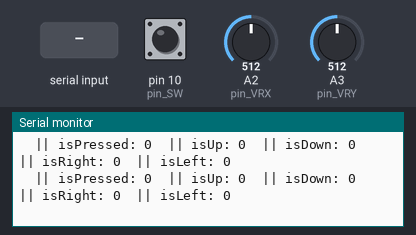
Simulated run of this sketch. Board: Arduino Uno, built with avr-gcc and run on an emulated ATmega328P. Parts: the last lines printed to the serial monitor. The test bench sets the inputs (shaded band); at power-on: A2 (pin_VRX) = 512, A3 (pin_VRY) = 512, pin 10 (pin_SW) HIGH.

Above: at 1.2 s.
1.3 s: A2 (pin_VRX) set to 290
At 1.46 s:
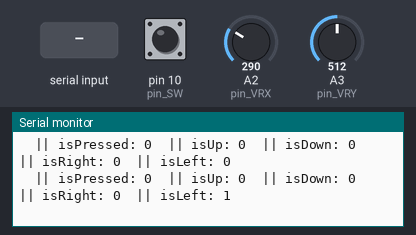
4.3 s: A3 (pin_VRY) set to 290
At 4.3 s:
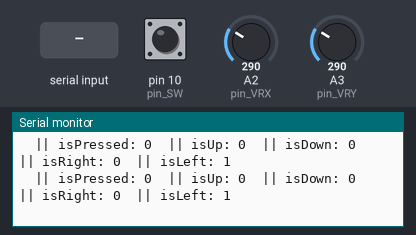
7.3 s: pin 10 (pin_SW) pulled LOW for 0.15 s
At 7.46 s:
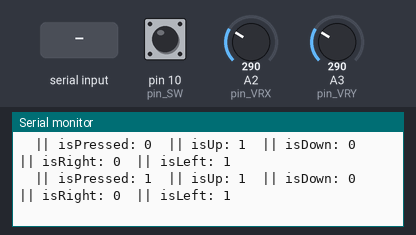
10.4 s: byte 115 (serialDown) received over Serial
At 10.54 s:
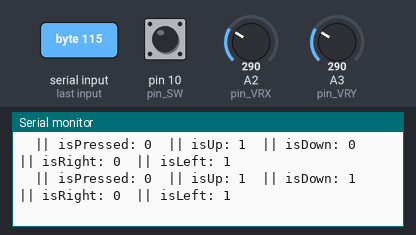
13.4 s: byte 100 (serialRight) received over Serial
At 13.54 s:
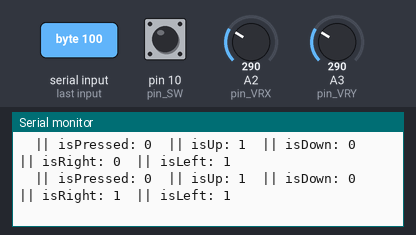
16.4 s: A2 (pin_VRX) set to 306
At 16.46 s:
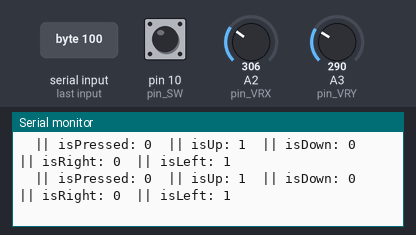

The sketch:

WaterStation.ino
```cpp
#include "Joystick.h"
#include "Arduino.h"
#include "Menu.h"

//#define pin_VRX           A2
//#define pin_VRY           A3
//#define pin_SW            A7

uint8_t pin_VRX      =     A2; //must be analog
uint8_t pin_VRY      =     A3; //must be analog
uint8_t pin_SW       =     10; //must be digital

Menu menu = Menu();
Joystick joystick = Joystick(pin_VRX, pin_VRY, pin_SW);


void setup(){
  Serial.begin(9600);Serial.print("Teste");

  }

void loop(){
  joystick.verifyJoystick();
  joystick.status();
  joystick.reset();
  }
```

Joystick.cpp
```cpp
#include "Joystick.h"

Joystick::Joystick(uint8_t pin_VRX, uint8_t pin_VRY, uint8_t pin_SW){
	//Serial.begin(9600);
	pinMode(pin_VRX,INPUT);
	pinMode(pin_VRY,INPUT);
	pinMode(pin_SW,INPUT_PULLUP);
	_pin_VRX = pin_VRX;
	_pin_VRY = pin_VRY;
	_pin_SW = pin_SW;
	_elapsedJoystickTime = 0;
  _joystick = 0;
}

// ********** Press ***************
boolean Joystick::isPressed(){
  return bitRead(_joystick, _joystickPressed);
}
void Joystick::setPressed(){
    bitSet(_joystick, _joystickPressed);
}
void Joystick::resetPressed(){
    bitClear(_joystick, _joystickPressed);
}

// ********** Right ***************
boolean Joystick::isRight(){
  return bitRead(_joystick, _joystickRight);
}
void Joystick::setRight(){
    bitSet(_joystick, _joystickRight);
}
void Joystick::resetRight(){
    bitClear(_joystick, _joystickRight);
}

// ********** Left ***************
boolean Joystick::isLeft(){
  return bitRead(_joystick, _joystickLeft);
}
void Joystick::setLeft(){
    bitSet(_joystick, _joystickLeft);
}
void Joystick::resetLeft(){
    bitClear(_joystick, _joystickLeft);
}

// ********** Up ***************
boolean Joystick::isUp(){
  return bitRead(_joystick, _joystickUp);
}
void Joystick::setUp(){
    bitSet(_joystick, _joystickUp);
}
void Joystick::resetUp(){
    bitClear(_joystick, _joystickUp);
}

// ********** Down ***************
boolean Joystick::isDown(){
  return bitRead(_joystick, _joystickDown);
}
void Joystick::setDown(){
    bitSet(_joystick, _joystickDown);
}
void Joystick::resetDown(){
    bitClear(_joystick, _joystickDown);
}

// ********** Reset ***************
void Joystick::reset(){
    bitClear(_joystick, _joystickPressed);
    bitClear(_joystick, _joystickRight);
    bitClear(_joystick, _joystickLeft);
    bitClear(_joystick, _joystickUp);
    bitClear(_joystick, _joystickDown);
}

// ********** Verify ***************
void Joystick::verifyJoystick(){
	if((millis()-_elapsedJoystickTime)>joystickTime){
		// ********** Serial ***************
		if (Serial.available()) {
			// read one char from input buffer
			switch (Serial.read())
			{
			case serialPressed:   setPressed(); 	break;
			case serialUp:     	  setUp();    	  break;
			case serialDown:    	setDown();    	break;
			case serialLeft:    	setLeft();    	break;
			case serialRight:   	setRight();    	break;
			default: break;
			}
		}

		// ********** Joystick ***************
		if(analogRead(_pin_VRX)<analog_left_max)	{setLeft();}
		if(analogRead(_pin_VRX)>analog_right_min)	{setRight();}
		if(analogRead(_pin_VRY)<analog_up_max)		{setUp(); }
		if(analogRead(_pin_VRY)>analog_down_min)	{setDown();}
		if(!digitalRead(_pin_SW))  		      			{setPressed();}
	}
}


// ********** Test ***************
void Joystick::status(){
  Serial.print("  || isPressed: "); Serial.print(this->isPressed());
  Serial.print("  || isUp: "); Serial.print(this->isUp());
  Serial.print("  || isDown: "); Serial.print(this->isDown());
  Serial.print("  || isRight: "); Serial.print(this->isRight());
  Serial.print("  || isLeft: "); Serial.println(this->isLeft());


}
```

Joystick.h
```cpp
#ifndef Joystick_h
#define Joystick_h
//#include <Arduino.h>
#include "Arduino.h"

  # define serialPressed         'e'
  # define serialUp              'w'
  # define serialDown            's'
  # define serialLeft            'a'
  # define serialRight           'd'

  #define analog_up_max           300     // Joystick Up
  #define analog_down_min         850     // Joystick Down
  #define analog_left_max         300     // Joystick Left
  #define analog_right_min        850     // Joystick Right
  #define joystickTime            300     // Time between pressing the joystick

  # define _joystickPressed      4
  # define _joystickRight        3
  # define _joystickLeft         2
  # define _joystickUp           1
  # define _joystickDown         0


class Joystick{
  public:
    Joystick(uint8_t pin_VRX, uint8_t pin_VRY, uint8_t pin_SW);
    boolean isPressed();
    void setPressed();
    void resetPressed();

    boolean isRight();
    void setRight();
    void resetRight();

    boolean isLeft();
    void setLeft();
    void resetLeft();

    boolean isUp();
    void setUp();
    void resetUp();

    boolean isDown();
    void setDown();
    void resetDown();

    void reset();
    void verifyJoystick();
    void status();

  private:
    uint8_t _joystick;
    uint8_t _pin_VRX;
	  uint8_t _pin_VRY;
	  uint8_t _pin_SW;
	  long _elapsedJoystickTime;
};
#endif
```

Menu.cpp
```cpp
#include "Menu.h"

Menu::Menu(){

}

void Menu::display(){

}

byte Menu::getMenu(){return 0;

}

byte Menu::setMenu(){return 0;

}

byte Menu::getCursor(){
  return 0;
}

byte Menu::setCursor(){return 0;

}

byte  Menu::petChangeStatus(byte pet){
  if(bitRead(_petsStatus, pet)){
    bitClear(_petsStatus, pet);
    }else{
      bitSet(_petsStatus, pet);
    }
}

boolean Menu::petIsActivated(byte pet){
  return bitRead(_petsStatus, pet);
}
```

Menu.h
```cpp
#ifndef Menu_h
#define Menu_h
#include "Arduino.h"
#include <avr/pgmspace.h> //PROGMEM

  #define NUMBER_OF_ELEMENTS  7
  #define MAX_SIZE  12
  #define MENU_SIZE  11
  # define _joystickPressed      4
  # define _joystickRight        3
  # define _joystickLeft         2
  # define _joystickUp           1
  # define _root                 0

//****************** Menu ******************
const char descriptions [MENU_SIZE] [NUMBER_OF_ELEMENTS] [MAX_SIZE] PROGMEM =
// abcd a=menuIndexName b=fatherMenuIndex c=fatherSubmenuIndex d=thisSubmenuQty efghij=sonMenuIndex
{
{ { "aa05bcfghk" },
  { "MyKidPet" },
  { "Pets" },
  { "Dono" },
  { "Opcoes" },
  { "Ajustes" },
  { "" }, },

{ { "ba13" },
  { "Adiciona" },
  { "Apaga" },
  { "Inverte" },
  { "" },
  { "" },
  { "" }, },

{ { "ca26" },
  { "Todos" },
  { "Pet1" },
  { "Pet2" },
  { "Pet3" },
  { "Pet4" },
  { "Pet5" }, },

// a_bcd a=menuIndex b=fatherMenuIndex c=fatherSubmenuIndex
{ { "dc14" },
  { "Ultima vez" },
  { "Ultima dia" },
  { "Ultima sem" },
  { "Ultima ano" },
  { "" },
  { "" }, },


{ { "ec23" },
  { "Nome" },
  { "Tag" },
  { "Info" },
  { "" },
  { "" },
  { "" }, },


{ { "fe26" },
  { "Sem cor" },
  { "Vermelho" },
  { "Azul" },
  { "Preto" },
  { "Branco" },
  { "Verde" }, },

// a_bcd a=menuIndex b=fatherMenuIndex c=fatherSubmenuIndex
{ { "ga33" },
  { "Nome" },
  { "Celular" },
  { "Email" },
  { "" },
  { "" },
  { "" }, },


{ { "ha44" },
  { "Modo" },
  { "Rede" },
  { "Data" },
  { "Hora" },
  { "" },
  { "" }, },


{ { "ih12" },
  { "Por Volume" },
  { "Por Horario" },
  { "" },
  { "" },
  { "" },
  { "" }, },

// a_bcd a=menuIndex b=fatherMenuIndex c=fatherSubmenuIndex
{ { "jh22" },
  { "Nome" },
  { "Senha" },
  { "" },
  { "" },
  { "" },
  { "" }, },

{ { "ka53" },
  { "Brilho" },
  { "Contraste" },
  { "Tela acesa" },
  { "" },
  { "" },
  { "" }, },
  };
//**************** Fim:Menu ****************

class Menu{
  public:
    Menu();
    void display();
    byte getMenu();
    byte setMenu();
    byte getCursor();
    byte setCursor();
    char buffer[30];
    byte petChangeStatus(byte i);
    boolean petIsActivated(byte i);


  private:
    /* current cursor position */
    byte   _currentCursor;     // curloc
    /* current scroll position */
    byte   _currentScroll; //scroll
    /* save the last cursor position when a menu element is called */
    byte   _lastCursorPosistion; //cursor_pos -- fatherSubmenuIndex
    /* how many childs exists on next layer */
    byte   _childsQty; //child_cnt
    /* menuIndexName */
    byte   _menu;
    /* containes the current layer */
    byte   _curLayer; //layer
    byte  _fatherMenuIndex;
    byte  _thisMenuQty;
    byte  _petsStatus;
};

#endif
```

Measured:
- after the input at 1.3 s, the serial monitor: prints a new line after 0.09 s (image 1)
- after the input at 7.3 s, the serial monitor: prints a new line after 0.09 s (image 3)
- after the input at 10.4 s, the serial monitor: prints a new line after 0.07 s (image 4)
- after the input at 13.4 s, the serial monitor: prints a new line after 0.07 s (image 5)
